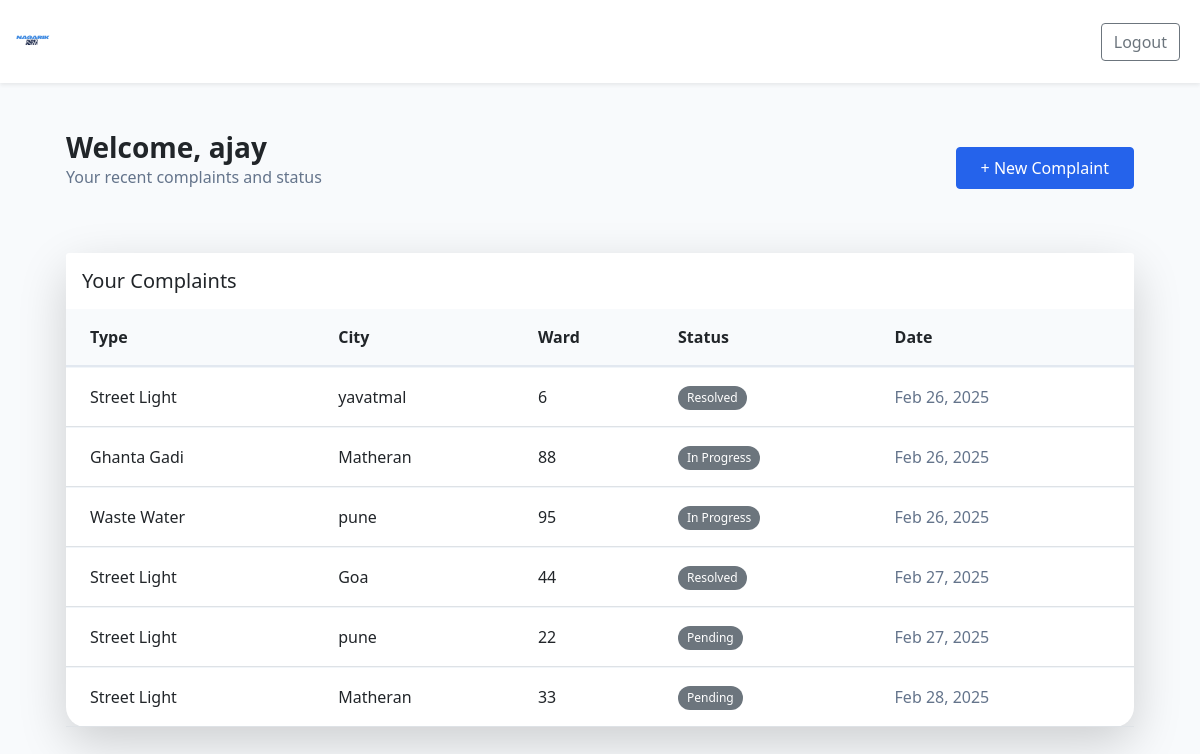
The app's page /dashboard/ (signed in) with its own data.
### complaints/models.py (models this page shows, shortened)
class Complaint(models.Model):
    COMPLAINT_TYPES = (
        ('street_light', 'Street Light'),
        ('ghanta_gadi', 'Ghanta Gadi'),
        ('waste_water', 'Waste Water'),
        ('road', 'Road'),
    )
    STATUS_CHOICES = (
        ('pending', 'Pending'),
        ('in_progress', 'In Progress'),
        ('resolved', 'Resolved'),
    )
    user = models.ForeignKey(User, on_delete=models.CASCADE)
    complaint_type = models.CharField(max_length=50, choices=COMPLAINT_TYPES)
    city = models.CharField(max_length=100)
    ward_number = models.IntegerField()
    description = models.TextField()
    created_at = models.DateTimeField(auto_now_add=True)
    updated_at = models.DateTimeField(auto_now=True)
    status = models.CharField(max_length=20, choices=STATUS_CHOICES, default='pending')

### complaints/views.py (the view)
# urls.py: path('dashboard/', views.user_dashboard, name='user_dashboard'),
@login_required
def user_dashboard(request):
    complaints = Complaint.objects.filter(user=request.user)
    return render(request, 'user_dashboard.html', {'complaints': complaints})

### complaints/templates/user_dashboard.html (shortened to what this page needs)
{% extends 'base.html' %}
{% block content %}
<div class="container-fluid px-4">
    <div class="d-flex justify-content-between align-items-center mb-5">
        <div>
            <h1 class="h3 fw-bold mb-0">Welcome, {{ user.username }}</h1>
            <p class="text-muted">Your recent complaints and status</p>
        </div>
        <a href="{% url 'add_complaint' %}" class="btn btn-primary px-4 py-2">
            + New Complaint
        </a>
    </div>
    <div class="card border-0 shadow-lg">
        <div class="card-header bg-white border-0 py-3">
            <h5 class="mb-0 fw-semibold">Your Complaints</h5>
        </div>
        <div class="card-body p-0">
            <div class="table-responsive">
                <table class="table table-hover align-middle mb-0">
                    <thead class="bg-light">
                        <tr>
                            <th class="ps-4">Type</th>
                            <th>City</th>
                            <th>Ward</th>
                            <th>Status</th>
                            <th class="pe-4">Date</th>
                        </tr>
                    </thead>
                    <tbody>
                        {% for complaint in complaints %}
                        <tr class="clickable-row" style="cursor: pointer;"
                            data-href="{% url 'complaint_detail' complaint.id %}">
                            <td class="ps-4 fw-medium">{{ complaint.get_complaint_type_display }}</td>
                            <td>{{ complaint.city }}</td>
                            <td>{{ complaint.ward_number }}</td>
                            <td>
                                <span class="badge rounded-pill
                                    {% if complaint.status == 'Resolved' %}bg-success
                                    {% elif complaint.status == 'In Progress' %}bg-warning text-dark
                                    {% else %}bg-secondary{% endif %}">
                                    {{ complaint.get_status_display }}
                                </span>
                            </td>
                            <td class="pe-4 text-muted">{{ complaint.created_at|date:"M d, Y" }}</td>
                        </tr>
                        {% endfor %}
                    </tbody>
                </table>
            </div>
        </div>
    </div>
</div>
{% endblock %}

### complaints/static/css/style.css (style rules this page uses)
:root { --primary-color: #2563eb; --primary-hover: #1d4ed8; }
.btn-primary { background-color: var(--primary-color); border-color: var(--primary-color); }
.card { border-radius: 1.25rem; }
.text-muted { color: #64748b !important; }
.clickable-row { transition: all 0.2s ease; }
.bg-light { background-color: #f8fafc !important; }
.table { border-collapse: separate; border-spacing: 0; }
.table thead th { border-bottom: 2px solid #e2e8f0; border-top: none; }
.table td, .table th { padding: 1rem; vertical-align: middle; border-top: 1px solid #f1f5f9; }
.badge { padding: 0.5em 0.75em; font-weight: 500; }

### records on screen
Complaint: complaint_type "Street Light", city "yavatmal", ward_number "6", status "Resolved", created_at "Feb 26, 2025"
Complaint: complaint_type "Ghanta Gadi", city "Matheran", ward_number "88", status "In Progress", created_at "Feb 26, 2025"
Complaint: complaint_type "Waste Water", city "pune", ward_number "95", status "In Progress", created_at "Feb 26, 2025"
Complaint: complaint_type "Street Light", city "Goa", ward_number "44", status "Resolved", created_at "Feb 27, 2025"
Complaint: complaint_type "Street Light", city "pune", ward_number "22", status "Pending", created_at "Feb 27, 2025"
Complaint: complaint_type "Street Light", city "Matheran", ward_number "33", status "Pending", created_at "Feb 28, 2025"

### other values on screen
{{ user.username }} "ajay"
